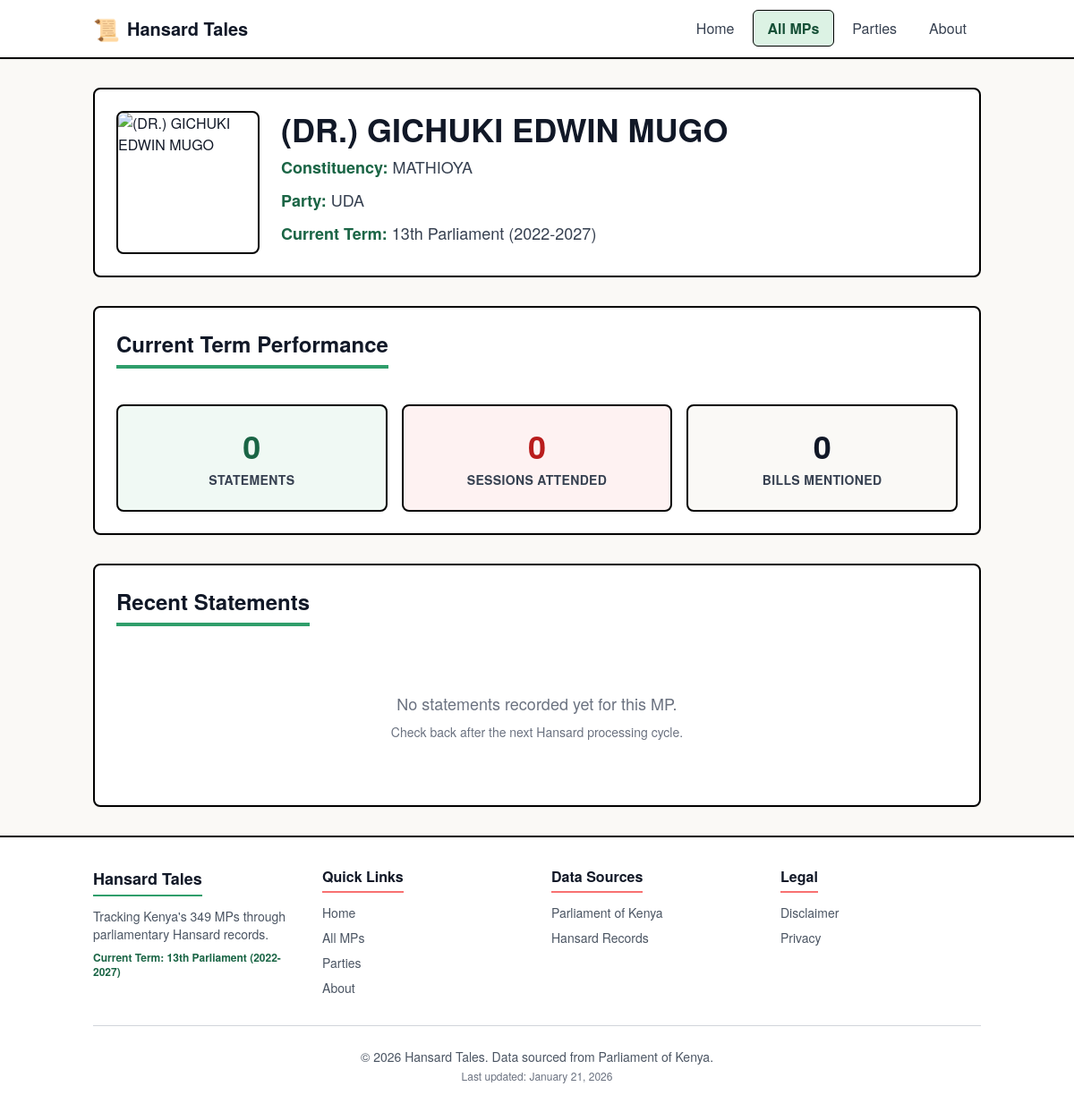
The app's page /mp/3/ with its own data.
### tables this page shows
CREATE TABLE mps (
            id INTEGER PRIMARY KEY AUTOINCREMENT,
            name TEXT NOT NULL,
            constituency TEXT NOT NULL,
            party TEXT,
            photo_url TEXT,
            first_elected_year INTEGER,
            created_at TIMESTAMP DEFAULT CURRENT_TIMESTAMP,
            updated_at TIMESTAMP DEFAULT CURRENT_TIMESTAMP
        );

CREATE TABLE parliamentary_terms (
            id INTEGER PRIMARY KEY AUTOINCREMENT,
            term_number INTEGER NOT NULL,
            start_date DATE NOT NULL,
            end_date DATE,
            is_current BOOLEAN DEFAULT 0,
            created_at TIMESTAMP DEFAULT CURRENT_TIMESTAMP,
            UNIQUE(term_number)
        );

### app.py (the view)
@app.route('/mp/<int:mp_id>/')
def mp_profile(mp_id):
    conn = get_db_connection()
    mp = conn.execute('''
        SELECT m.*, mt.constituency, mt.party, mt.elected_date
        FROM mps m
        JOIN mp_terms mt ON m.id = mt.mp_id
        WHERE m.id = ? AND mt.is_current = 1
    ''', (mp_id,)).fetchone()
    if not mp:
        return "MP not found", 404
    current_term = conn.execute('''
        SELECT * FROM parliamentary_terms WHERE is_current = 1
    ''').fetchone()
    performance = conn.execute('''
        SELECT
            COUNT(DISTINCT s.id) as statement_count,
            COUNT(DISTINCT s.session_id) as sessions_attended,
            COUNT(DISTINCT CASE WHEN s.bill_reference IS NOT NULL THEN s.bill_reference END) as bills_mentioned,
            MAX(hs.date) as last_active_date
        FROM statements s
        JOIN hansard_sessions hs ON s.session_id = hs.id
        WHERE s.mp_id = ? AND hs.term_id = ?
    ''', (mp_id, current_term['id'])).fetchone()
    historical_terms = conn.execute('''
        SELECT
            pt.term_number,
            mt.constituency,
            mt.party,
            mt.elected_date,
            mt.left_date,
            mt.is_current,
            COUNT(DISTINCT s.id) as statement_count,
            COUNT(DISTINCT s.session_id) as sessions_attended
        FROM mp_terms mt
        JOIN parliamentary_terms pt ON mt.term_id = pt.id
        LEFT JOIN hansard_sessions hs ON hs.term_id = pt.id
        LEFT JOIN statements s ON s.mp_id = mt.mp_id AND s.session_id = hs.id
        WHERE mt.mp_id = ?
        GROUP BY pt.term_number
        ORDER BY pt.term_number DESC
    ''', (mp_id,)).fetchall()
    statements = conn.execute('''
        SELECT
            s.text,
            s.page_number,
            s.bill_reference,
            hs.date,
            hs.pdf_url as hansard_url,
            pt.term_number
        FROM statements s
        JOIN hansard_sessions hs ON s.session_id = hs.id
        JOIN parliamentary_terms pt ON hs.term_id = pt.id
        WHERE s.mp_id = ?
        ORDER BY hs.date DESC
        LIMIT 20
    ''', (mp_id,)).fetchall()
    conn.close()
    return render_template('pages/mp_profile.html',
                         mp=mp,
                         current_term=current_term,
                         performance=performance,
                         historical_terms=historical_terms,
                         statements=statements,
                         active_page='mps')

### app.py (called while the page is built)
def get_db_connection():
    test_db_path = os.environ.get('TEST_DB_PATH')
    if test_db_path:
        conn = sqlite3.connect(test_db_path)
    else:
        db_path = os.path.join(os.path.dirname(os.path.abspath(__file__)), 'data', 'hansard.db')
        conn = sqlite3.connect(db_path)
    conn.row_factory = sqlite3.Row
    return conn

@app.context_processor
def inject_globals():
    return {
        'current_year': datetime.now().year,
        'last_updated': datetime.now().strftime('%B %d, %Y')
    }

### templates/pages/mp_profile.html (shortened to what this page needs)
{% extends "layouts/base.html" %}
{% block content %}
<div class="max-w-6xl mx-auto">
    <div class="bg-white border-2 border-black rounded-lg shadow-sm p-6 mb-8">
        <div class="flex flex-col md:flex-row gap-6">
            <div class="flex-shrink-0">
                {% if mp.photo_url %}
                <img src="{{ mp.photo_url }}" alt="{{ mp.name }}"
                    class="w-32 h-32 md:w-40 md:h-40 rounded-lg border-2 border-black object-cover">
                {% endif %}
            </div>
            <div class="flex-grow">
                <h1 class="text-3xl md:text-4xl font-bold text-gray-900 mb-2">{{ mp.name }}</h1>
                <div class="space-y-2 text-gray-700">
                    <p class="text-lg">
                        <span class="font-semibold text-kenya-green-700">Constituency:</span>
                        {{ mp.constituency }}
                    </p>
                    <p class="text-lg">
                        <span class="font-semibold text-kenya-green-700">Party:</span>
                        {{ mp.party or 'Independent' }}
                    </p>
                    <p class="text-lg">
                        <span class="font-semibold text-kenya-green-700">Current Term:</span>
                        {{ current_term.term_number }}th Parliament ({{ current_term.start_date[:4] }}-{{
                        current_term.end_date[:4] }})
                    </p>
                </div>
            </div>
        </div>
    </div>
    <div class="bg-white border-2 border-black rounded-lg shadow-sm p-6 mb-8">
        <h2 class="text-2xl font-bold text-gray-900 mb-4 pb-2 border-b-4 border-kenya-green-500 inline-block">
            Current Term Performance
        </h2>
        <div class="grid grid-cols-1 md:grid-cols-3 gap-4 mt-6">
            <div class="bg-kenya-green-50 border-2 border-black rounded-lg p-6 text-center">
                <div class="text-4xl font-bold text-kenya-green-700 mb-2">
                    {{ performance.statement_count or 0 }}
                </div>
                <div class="text-sm font-semibold text-gray-700 uppercase tracking-wide">
                    Statements
                </div>
            </div>
            <div class="bg-kenya-red-50 border-2 border-black rounded-lg p-6 text-center">
                <div class="text-4xl font-bold text-kenya-red-700 mb-2">
                    {{ performance.sessions_attended or 0 }}
                </div>
                <div class="text-sm font-semibold text-gray-700 uppercase tracking-wide">
                    Sessions Attended
                </div>
            </div>
            <div class="bg-warm-white border-2 border-black rounded-lg p-6 text-center">
                <div class="text-4xl font-bold text-gray-900 mb-2">
                    {{ performance.bills_mentioned or 0 }}
                </div>
                <div class="text-sm font-semibold text-gray-700 uppercase tracking-wide">
                    Bills Mentioned
                </div>
            </div>
        </div>
    </div>
    <div class="bg-white border-2 border-black rounded-lg shadow-sm p-6">
        <div class="flex flex-col md:flex-row md:items-center md:justify-between mb-6">
            <h2
                class="text-2xl font-bold text-gray-900 pb-2 border-b-4 border-kenya-green-500 inline-block mb-4 md:mb-0">
                Recent Statements
            </h2>
        </div>
        <div id="statements-list" class="space-y-4">
            {% if statements and statements|length > 0 %}
            {% for statement in statements %}
            <div class="statement-item border-l-4 border-kenya-green-500 pl-4 py-3 bg-gray-50 rounded-r-lg"
                data-term="{{ statement.term_number }}">
                <div class="flex flex-col md:flex-row md:items-start md:justify-between mb-2">
                    <p class="text-sm font-semibold text-gray-700">
                        {{ statement.date }}
                        {% if statement.term_number != current_term.term_number %}
                        <span class="text-xs text-gray-500">({{ statement.term_number }}th Parliament)</span>
                        {% endif %}
                    </p>
                    {% if statement.hansard_url %}
                    <a href="{{ statement.hansard_url }}" target="_blank" rel="noopener"
                        class="text-sm text-kenya-green-700 hover:text-kenya-green-900 font-semibold flex items-center gap-1">
                        View in Hansard (Page {{ statement.page_number }})
                        <svg class="w-4 h-4" fill="none" stroke="currentColor" viewBox="0 0 24 24">
                            <path stroke-linecap="round" stroke-linejoin="round" stroke-width="2"
                                d="M10 6H6a2 2 0 00-2 2v10a2 2 0 002 2h10a2 2 0 002-2v-4M14 4h6m0 0v6m0-6L10 14"></path>
                        </svg>
                    </a>
                    {% endif %}
                </div>
                <p class="text-gray-800 leading-relaxed">{{ statement.text[:500] }}{% if statement.text|length > 500
                    %}...{% endif %}</p>
                {% if statement.bill_reference %}
                <p class="text-sm text-kenya-red-700 font-semibold mt-2">
                    📋 {{ statement.bill_reference }}
                </p>
                {% endif %}
            </div>
            {% endfor %}
            {% else %}
            <div class="text-center py-12 text-gray-500">
                <p class="text-lg">No statements recorded yet for this MP.</p>
                <p class="text-sm mt-2">Check back after the next Hansard processing cycle.</p>
            </div>
            {% endif %}
        </div>
    </div>
</div>
{% endblock %}

### static/css/main.css (style rules this page uses)
body { font-family: "Helvetica Neue", -apple-system, BlinkMacSystemFont, "Segoe UI", Roboto, Arial, "Noto Sans", sans-serif, "Apple Color Emoji", "Segoe UI Emoji", "Segoe UI Symbol", "Noto Color Emoji"; }
html { scroll-behavior: smooth; }

### records on screen
mps: name "(DR.) GICHUKI EDWIN MUGO", constituency "MATHIOYA", party "UDA"
parliamentary_terms: term_number "13", start_date "2022", end_date "2027"

### other values on screen
{{ performance.statement_count or 0 }} "0"
{{ performance.sessions_attended or 0 }} "0"
{{ performance.bills_mentioned or 0 }} "0"
